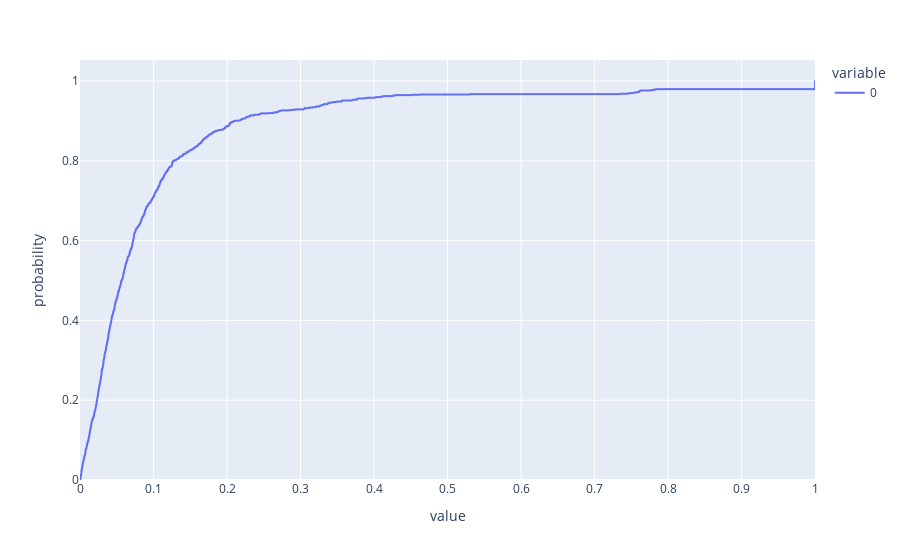

Here is the notebook cell this chart was saved with:
### Code cell
px.ecdf(np.abs(cosine_similarity_matrix.flatten()))

### Figure 1 — Plotly figure (JSON) as saved in the notebook; plotly's stock layout.template omitted (floating-point values rounded to 4 significant figures; data arrays with more than 128 entries replaced by an {"elided": "..."} marker saying what was removed)
{"data": [{"hovertemplate": "variable=0<br>value=%{x}<br>probability=%{y}<extra></extra>", "legendgroup": "0", "line": {"dash": "solid", "shape": "hv"}, "marker": {"color": "#636efa", "symbol": "circle"}, "mode": "lines", "name": "0", "showlegend": true, "type": "scattergl", "x": {"elided": "2401 float values"}, "xaxis": "x", "y": {"elided": "2401 float values"}, "yaxis": "y"}], "layout": {"legend": {"title": {"text": "variable"}, "tracegroupgap": 0}, "margin": {"t": 60}, "xaxis": {"anchor": "y", "domain": [0, 1], "title": {"text": "value"}}, "yaxis": {"anchor": "x", "domain": [0, 1], "rangemode": "tozero", "title": {"text": "probability"}}}}
